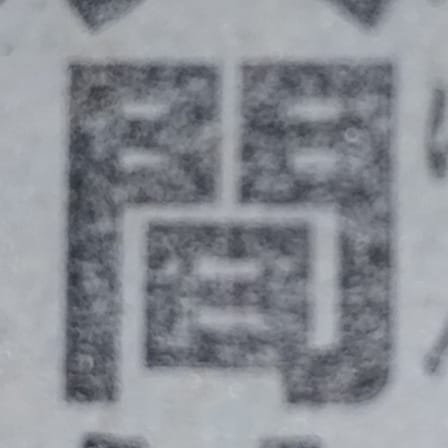
#> input picture IMAGE_PREPROCESS/samples/1.jpeg, 448 x 448 px
$ python preprocess.py samples/1.jpeg
#> lines starting #> are read from the running program, lines starting #| are printed output that depends on the picture; after the words box and inside, x2 and y2 are one past the last pixel; in counts of white or black regions, pixels touching at a corner belong together
import sys
import os
import cv2
import numpy as np
import matplotlib.pyplot as plt
from skimage.util import img_as_float
from skimage.exposure import is_low_contrast
from skimage.restoration import denoise_nl_means, estimate_sigma
from skimage.util import img_as_float, img_as_ubyte
from skimage.restoration import estimate_sigma
from skimage.util import img_as_float

img = cv2.imread(sys.argv[1])
#> img is the input picture: shape (448, 448, 3); mean B, G, R 149.3, 142.5, 139
original = cv2.cvtColor(img, cv2.COLOR_BGR2RGB)
gray = cv2.cvtColor(img, cv2.COLOR_BGR2GRAY)

steps = [
    (original, "1. Original"),
    (gray,     "2. Grayscale"),
]

applied_clahe = False
if is_low_contrast(img_as_float(gray)):
    clahe = cv2.createCLAHE(clipLimit=3)
    gray = clahe.apply(gray)
    applied_clahe = True
    steps.append((gray.copy(), "3. CLAHE"))

sigma = estimate_sigma(img_as_float(gray))
#> sigma = 0.00124
sigmaColor = sigma * 255
#> sigmaColor = 0.315
sigmaSpace = max(5, int(min(gray.shape) * 0.01))
#> sigmaSpace = 5

gray = cv2.bilateralFilter(gray, d=9, sigmaColor=sigmaColor, sigmaSpace=sigmaSpace)

steps.append((gray.copy(), f"{'4' if applied_clahe else '3'}. Bilateral Filter"))

_, thresholded_img = cv2.threshold(gray, 0, 255, cv2.THRESH_BINARY_INV + cv2.THRESH_OTSU)
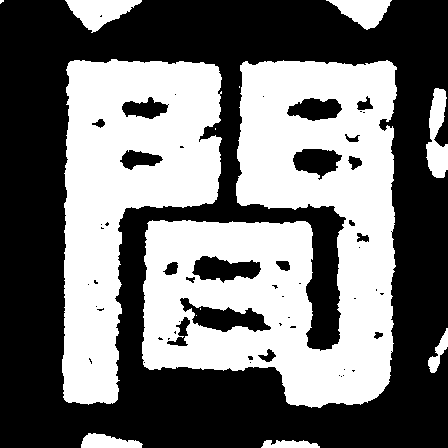
#> thresholded_img: shape (448, 448); 45% white; 13 white regions (5 under 20 px), largest, box (x1, y1, x2, y2) and area: (142, 60, 397, 408) 53817, (62, 59, 222, 405) 31431, (65, 0, 142, 33) 1375
steps.append((thresholded_img.copy(), f"{'5' if applied_clahe else '4'}. Otsu"))

fig, axes = plt.subplots(1, len(steps), figsize=(3 * len(steps), 4))
for ax, (image, title) in zip(axes, steps):
    ax.imshow(image, cmap=None if image.ndim == 3 else "gray")
    ax.set_title(title, fontsize=9)
    ax.axis("off")
#> this loop made 4 passes
#> title on passes 1 to 4: '1. Original', '2. Grayscale', '3. Bilateral Filter', '4. Otsu'

plt.tight_layout()

os.makedirs("output", exist_ok=True)
filename = os.path.basename(sys.argv[1])
output_path = os.path.join("output", filename)
plt.savefig(output_path, dpi=150, bbox_inches="tight")
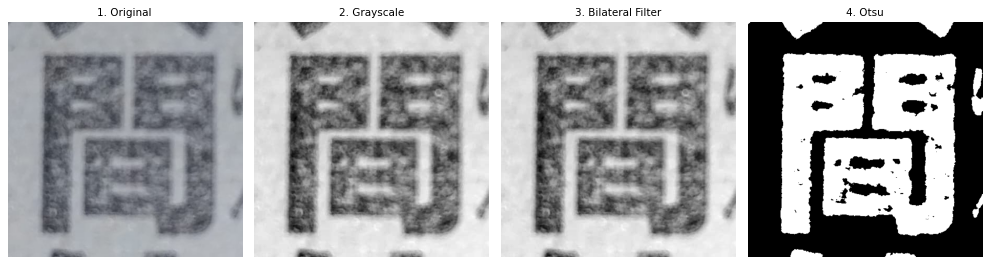
#> figure drawn by matplotlib, 4 panels
print(f"Saved: {output_path}")

$ run again, on IMAGE_PREPROCESS/samples/3.jpeg
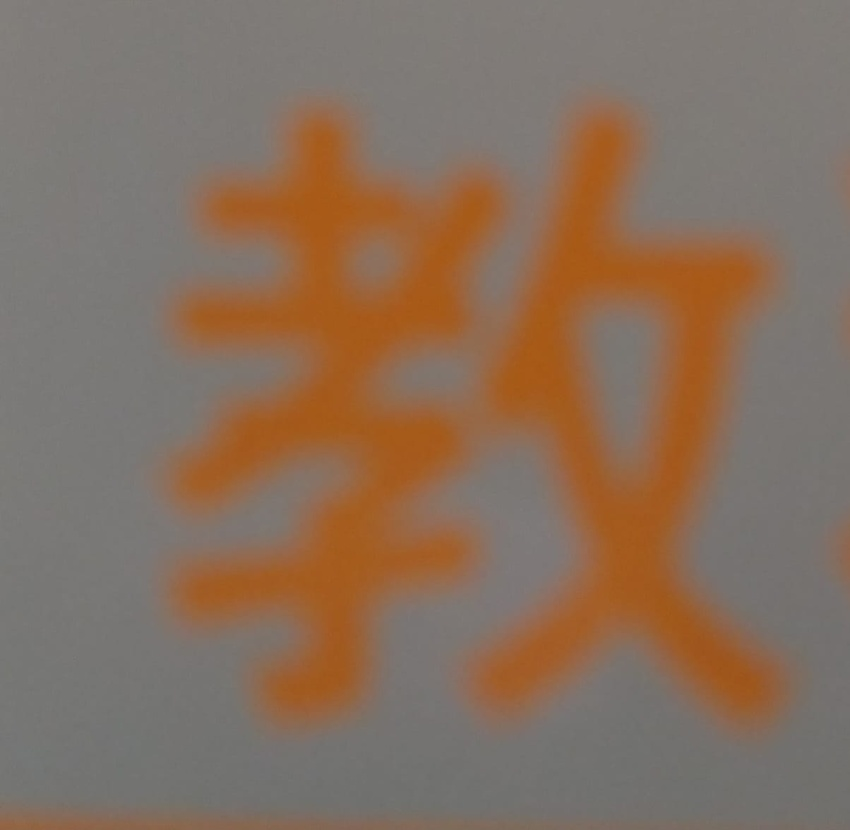
#> input picture IMAGE_PREPROCESS/samples/3.jpeg, 850 x 830 px, shrunk from 1204 x 1175 before the run
#> img is the input picture: shape (830, 850, 3); mean B, G, R 93.9, 111.4, 134.5
#> `gray = clahe.apply(gray)`:
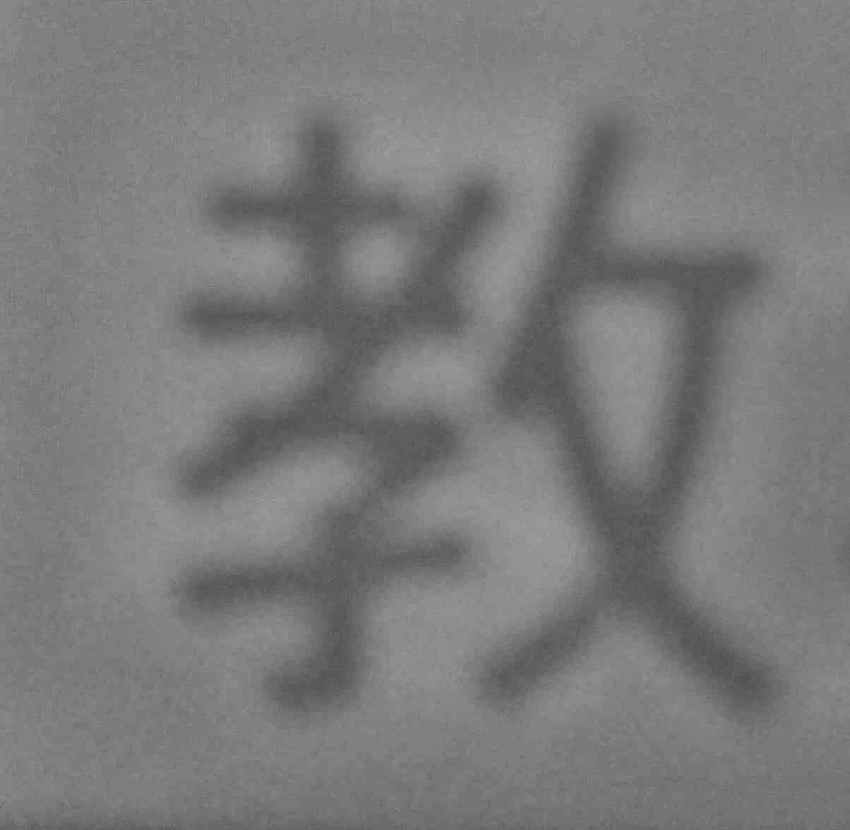
#> gray: shape (830, 850); min 80, max 156, mean 122.7
#> sigma = 0.00184
#> sigmaColor = 0.47
#> `_, thresholded_img = cv2.threshold(gray, 0, 255, cv2.THRESH_BINARY_INV..`:
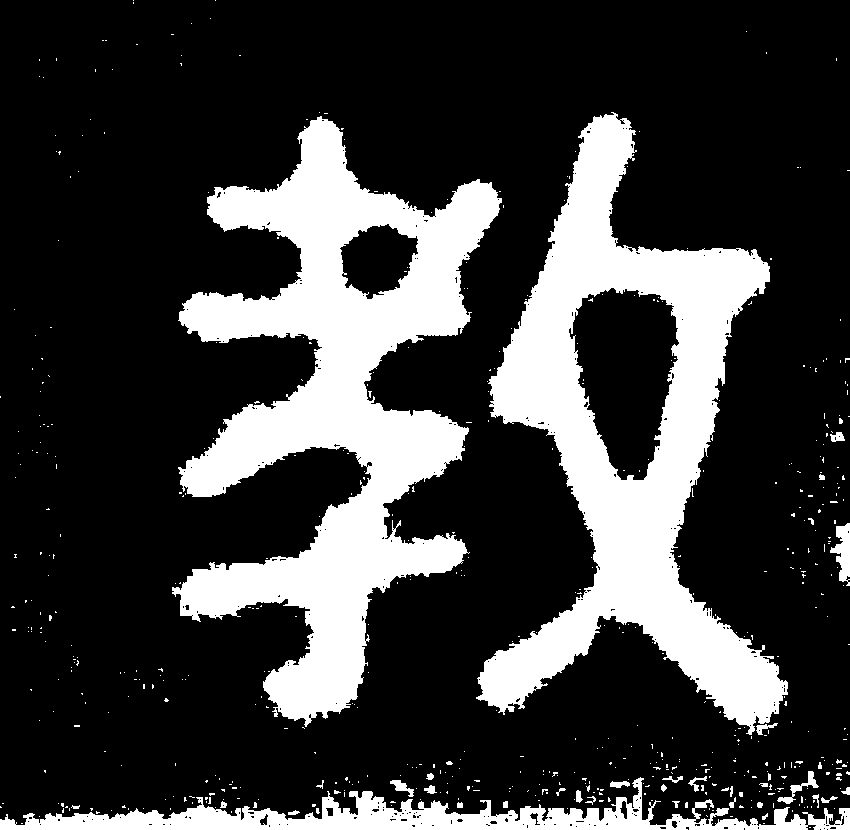
#> thresholded_img: shape (830, 850); 23.5% white; 572 white regions (534 under 20 px), largest, box (x1, y1, x2, y2) and area: (172, 116, 502, 727) 78582, (476, 112, 788, 735) 68133, (0, 777, 850, 830) 14818
#> the loop `for ax, (image, title) in zip(axes, steps):` made 5 passes
#> title on passes 1 to 5: '1. Original', '2. Grayscale', '3. CLAHE', '4. Bilateral Filter', '5. Otsu'

$ run again, on IMAGE_PREPROCESS/samples/4.jpeg
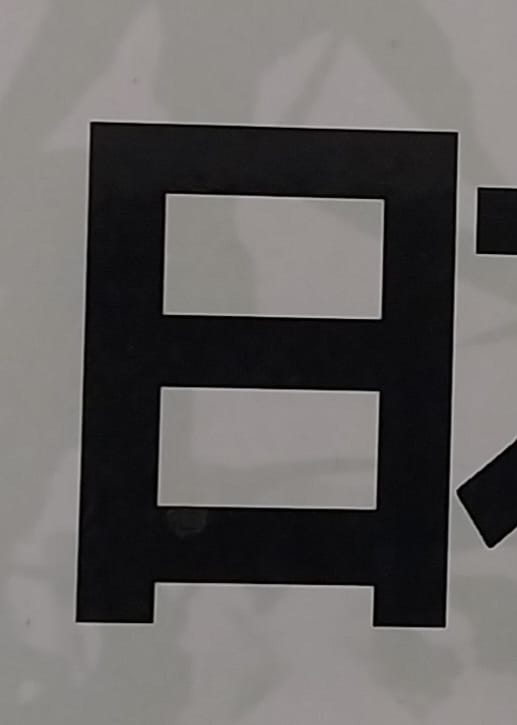
#> input picture IMAGE_PREPROCESS/samples/4.jpeg, 517 x 725 px
#> img is the input picture: shape (725, 517, 3); mean B, G, R 97.5, 98.7, 101.3
#> sigma = 7.27e-18
#> sigmaColor = 1.85e-15
#> `_, thresholded_img = cv2.threshold(gray, 0, 255, cv2.THRESH_BINARY_INV..`:
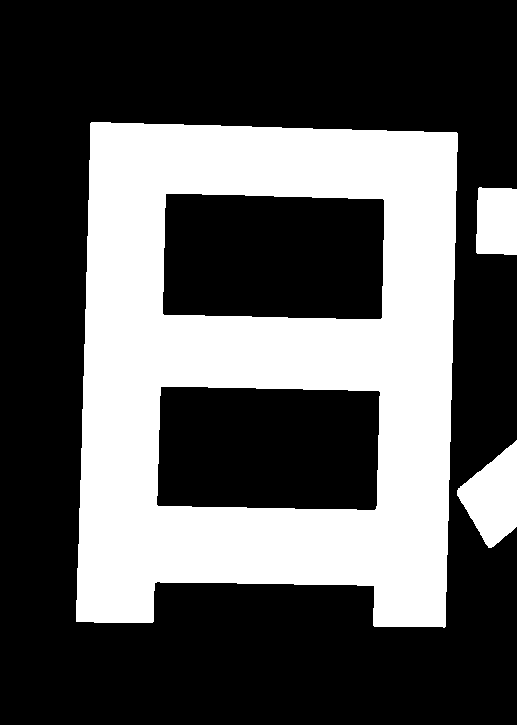
#> thresholded_img: shape (725, 517); 34.3% white; 3 white regions, box (x1, y1, x2, y2) and area: (76, 122, 458, 628) 122052, (457, 440, 517, 548) 3885, (476, 187, 517, 255) 2658
#> the loop `for ax, (image, title) in zip(axes, steps):` made 4 passes
#> title on passes 1 to 4: '1. Original', '2. Grayscale', '3. Bilateral Filter', '4. Otsu'
#> `plt.savefig(output_path, dpi=150, bbox_inches="tight")`:
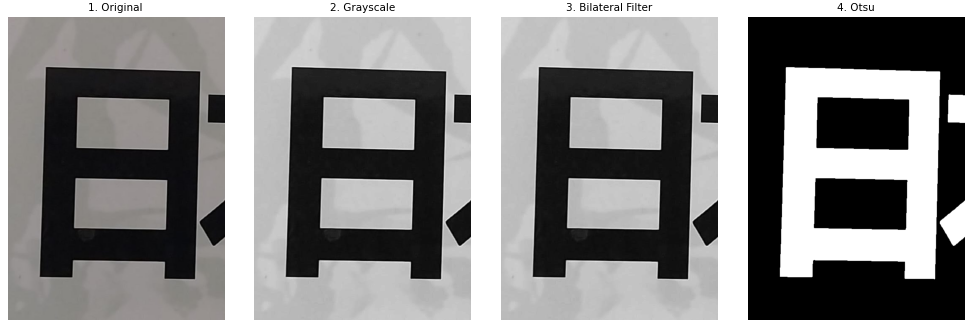
#> figure drawn by matplotlib, 4 panels
